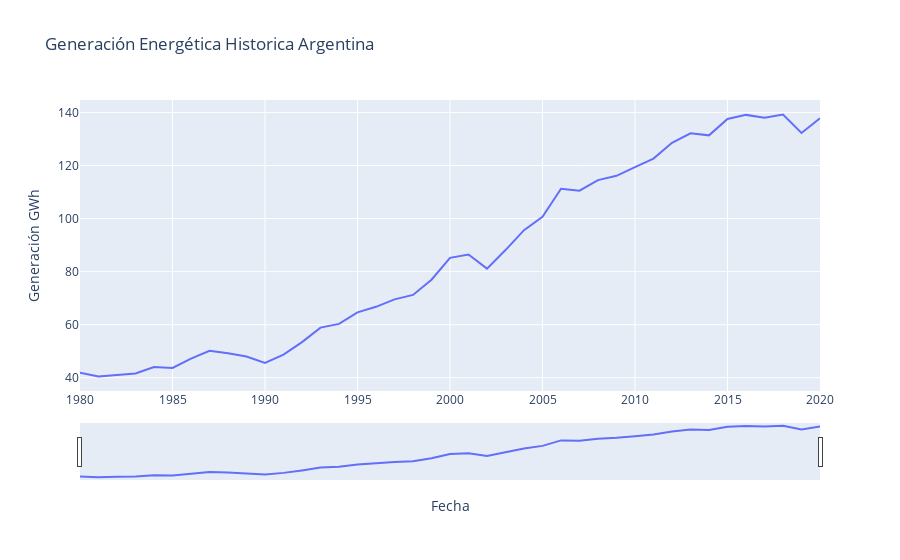

Notebook code cell kept with this figure:
### Code cell
fig = px.line(df_gen_vs_con, x='Fecha', y='Generación GWh', title='Generación Energética Historica Argentina')

fig.update_layout(
    xaxis=dict(
        rangeselector=dict(
            buttons=list([
                dict(count=1,
                     label="1y",
                     step="year",
                     stepmode="backward"),
                dict(step="all")])),
        rangeslider=dict(
            visible=True)))

### Figure 1 — Plotly figure (JSON) as saved in the notebook; plotly's stock layout.template omitted (floating-point values rounded to 4 significant figures)
{"data": [{"hovertemplate": "Fecha=%{x}<br>Generación GWh=%{y}<extra></extra>", "legendgroup": "", "line": {"color": "#636efa", "dash": "solid"}, "marker": {"symbol": "circle"}, "mode": "lines", "name": "", "orientation": "v", "showlegend": false, "type": "scatter", "x": [2020, 2019, 2018, 2017, 2016, 2015, 2014, 2013, 2012, 2011, 2010, 2009, 2008, 2007, 2006, 2005, 2004, 2003, 2002, 2001, 2000, 1999, 1998, 1997, 1996, 1995, 1994, 1993, 1992, 1991, 1990, 1989, 1988, 1987, 1986, 1985, 1984, 1983, 1982, 1981, 1980], "xaxis": "x", "y": [137.8, 132.3, 139.2, 138.0, 139.1, 137.6, 131.4, 132.2, 128.5, 122.6, 119.4, 116.1, 114.5, 110.5, 111.3, 100.7, 95.63, 88.13, 81.13, 86.48, 85.19, 76.94, 71.23, 69.55, 66.74, 64.67, 60.31, 58.91, 53.44, 48.72, 45.56, 48.01, 49.24, 50.18, 47.19, 43.69, 44.02, 41.64, 41.09, 40.5, 41.86], "yaxis": "y"}], "layout": {"legend": {"tracegroupgap": 0}, "title": {"text": "Generación Energética Historica Argentina"}, "xaxis": {"anchor": "y", "domain": [0, 1], "rangeselector": {"buttons": [{"count": 1, "label": "1y", "step": "year", "stepmode": "backward"}, {"step": "all"}]}, "rangeslider": {"visible": true}, "title": {"text": "Fecha"}}, "yaxis": {"anchor": "x", "domain": [0, 1], "title": {"text": "Generación GWh"}}}}
